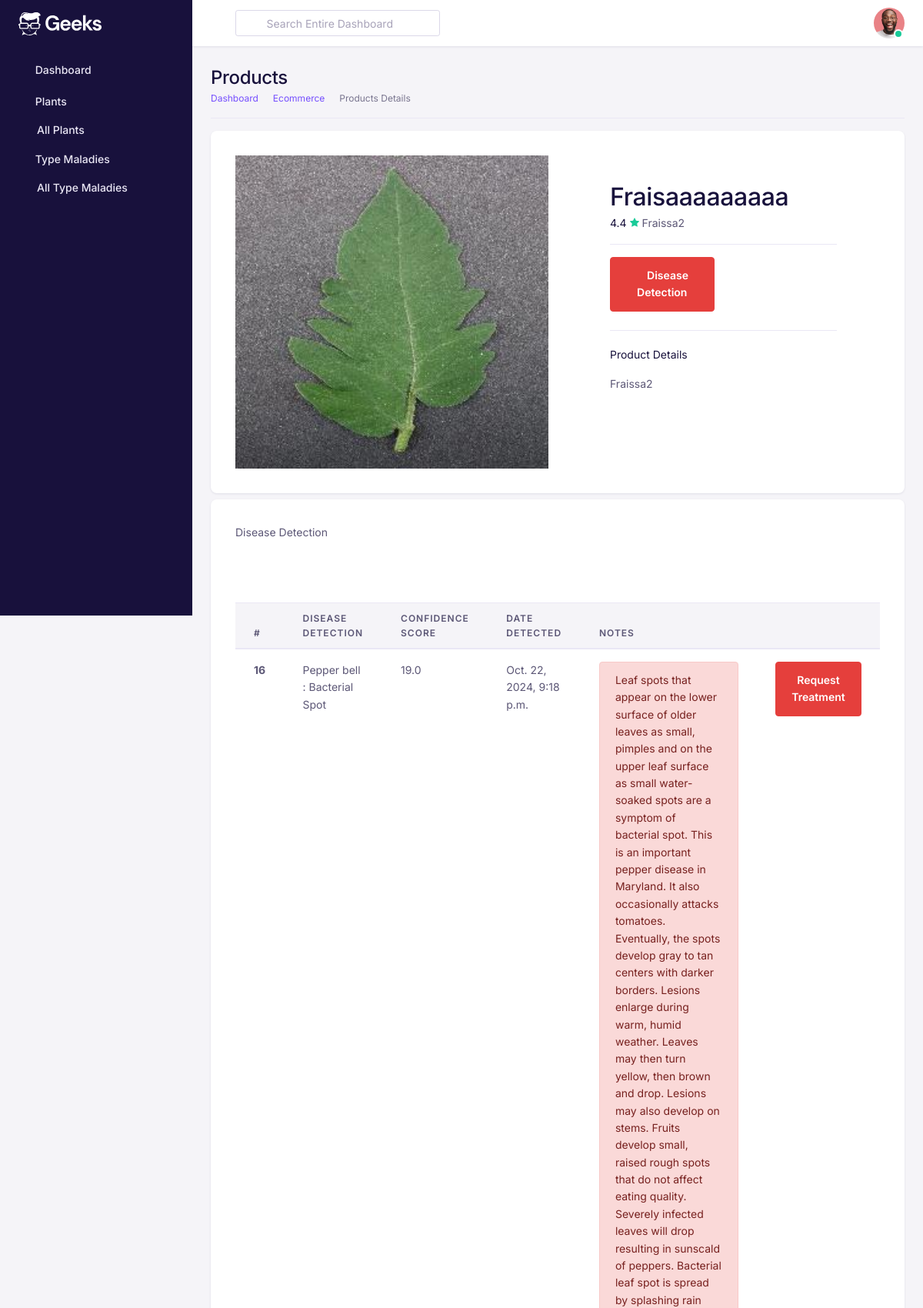
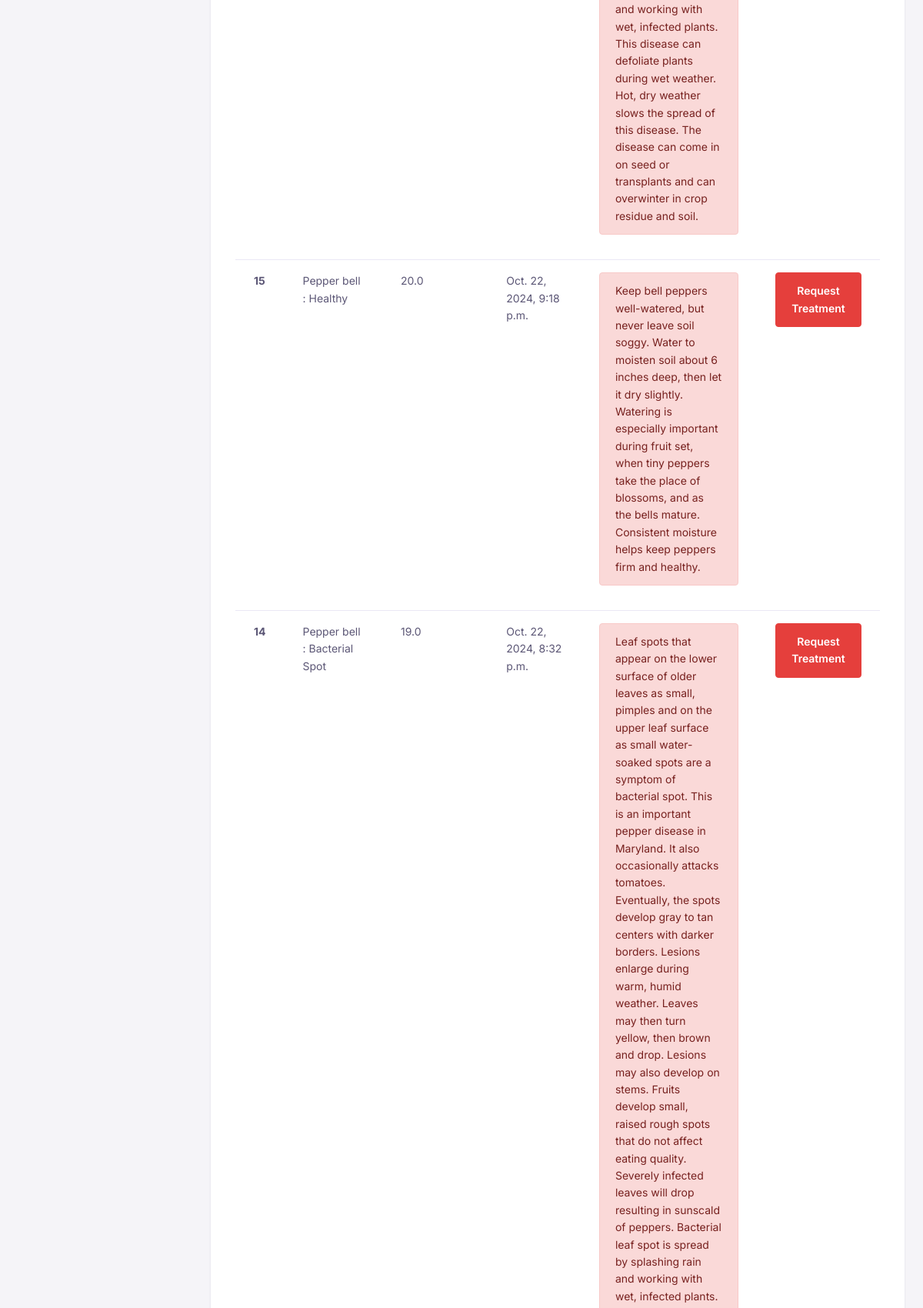
Screenshot of /plants/12/ (signed in, upper part) with the database file from the repository (2 pictures, top to bottom).
### PlantApp/models.py (models this page shows, shortened)
class Plant(models.Model):
    name = models.CharField(max_length=100)
    scientific_name = models.CharField(max_length=100, blank=True, null=True)
    description = models.TextField(blank=True, null=True)
    image = models.ImageField(upload_to='plants/', blank=True, null=True)
    owner = models.ForeignKey(RUser, on_delete=models.CASCADE, related_name='plants', null=True)

class DiseaseDetection(models.Model):
    plant = models.ForeignKey(Plant, on_delete=models.CASCADE, related_name='detections')
    date_detected = models.DateTimeField(auto_now_add=True)
    detected_disease = models.CharField(max_length=255)
    confidence_score = models.FloatField(null = True)
    image = models.ImageField(upload_to='detections/', blank=True, null=True)
    notes = models.TextField(blank=True, null=True)
    demande = models.ForeignKey(DemandeTraitement , null = True , on_delete= models.CASCADE)

### UserApp/decorators.py (the view)
        def _wrapped_view(request, *args, **kwargs):
            if request.user.is_authenticated and request.user.role == role:
                return view_func(request, *args, **kwargs)
            else:
                raise PermissionDenied

### PlantApp/views.py (called while the page is built)
@login_required
@role_required("FARMER")
def plant_details(request, pk = None):
    plant = Plant.objects.get(id = pk)
    dis = DiseaseDetection.objects.filter(plant = plant).order_by('-date_detected')
    return render(request, 'plant_details.html', {'plant': plant ,'dis' : dis})

### PlantApp/templates/plant_details.html (shortened to what this page needs)
<!DOCTYPE html>
<html lang="en">
{% load static %}
<head>
    <link href={% static 'assets/fonts/feather/feather.css' %} rel="stylesheet" />
    <link href={% static 'assets/libs/dragula/dist/dragula.min.css' %} rel="stylesheet" />
    <link href={% static 'assets/libs/@mdi/font/css/materialdesignicons.min.css' %} rel="stylesheet" />
    <link href={% static 'assets/libs/prismjs/themes/prism.css' %} rel="stylesheet" />
    <link href={% static 'assets/libs/dropzone/dist/dropzone.css' %} rel="stylesheet" />
    <link href={% static 'assets/libs/magnific-popup/dist/magnific-popup.css' %} rel="stylesheet" />
    <link href={% static 'assets/libs/bootstrap-select/dist/css/bootstrap-select.min.css' %} rel="stylesheet">
    <link href={% static 'assets/libs/@yaireo/tagify/dist/tagify.css' %} rel="stylesheet">
    <link href={% static 'assets/libs/tiny-slider/dist/tiny-slider.css' %} rel="stylesheet">
    <link href={% static 'assets/libs/tippy.js/dist/tippy.css' %} rel="stylesheet">
    <link rel="stylesheet" href={% static 'assets/css/theme.min.css' %}>
</head>
<body>
    <div id="db-wrapper">
        {% include 'sidebarfarmer.html' %}
        <div id="page-content">
            <div class="header">
                {% include 'navbar.html' %}
            </div>
            <section class="container-fluid p-4">
                <div class="row">
                    <div class="col-lg-12 col-md-12 col-12">
                        <div
                            class="border-bottom pb-3 mb-3 d-flex flex-column flex-md-row gap-3 align-items-md-center justify-content-between">
                            <div>
                                <h1 class="mb-0 h2 fw-bold">Products</h1>
                                <nav aria-label="breadcrumb">
                                    <ol class="breadcrumb">
                                        <li class="breadcrumb-item">
                                            <a href="admin-dashboard.html">Dashboard</a>
                                        </li>
                                        <li class="breadcrumb-item">
                                            <a href="#">Ecommerce</a>
                                        </li>
                                        <li class="breadcrumb-item active" aria-current="page">Products Details</li>
                                    </ol>
                                </nav>
                            </div>
                        </div>
                    </div>
                </div>
                <div class="card">
                    <div class="card-body p-5">
                        <div class="row">
                            <div class="col-xl-6 col-12">
                                <div class="row gy-4">
                                    <div class="col-12">
                                        <div>
                                            <a href="../../../assets/images/ecommerce/product-slide-1.jpg"
                                                class="glightbox" data-gallery="gallery1">
                                                <img src="{{ plant.image.url }}" alt="image"
                                                    class="img-fluid rounded-3 w-100" />
                                            </a>
                                        </div>
                                    </div>
                                </div>
                            </div>
                            <div class="col-xl-6 col-12">
                                <div class="my-5 mx-lg-8">
                                    <div class="d-flex flex-column gap-2">
                                        <h1 class="mb-0">{{plant.name}}</h1>
                                        <div>
                                            <span>
                                                <span class="me-1 text-dark fw-semibold">
                                                    4.4
                                                </span>
                                                {{plant.scientific_name}}
                                            </span>
                                        </div>
                                    </div>
                                    <hr class="my-3" />
                                    <div class="row row flex-md-row flex-column gap-2 gap-md-0">
                                        <div class="col-md-6">
                                            <div class="d-grid">
                                                <a href="{% url 'PlantApp:predict' plant.id %}" class="btn btn-danger">
                                                    <i class="fe fe-shopping-cart me-2"></i>
                                                    Disease Detection
                                                </a>
                                            </div>
                                        </div>
                                    </div>
                                    <hr class="mt-4 mb-2" />
                                    <div class="mb-4" id="ecommerceAccordion">
                                        <ul class="list-group list-group-flush">
                                            <li class="list-group-item px-0">
                                                <a class="d-flex align-items-center text-inherit fw-semibold mb-0"
                                                    data-bs-toggle="collapse" href="#productDetails" role="button"
                                                    aria-expanded="false" aria-controls="productDetails">
                                                    <div class="me-auto">Product Details</div>
                                                    <span class="chevron-arrow ms-4">
                                                        <i class="fe fe-chevron-down fs-4"></i>
                                                    </span>
                                                </a>
                                                <div class="collapse show" id="productDetails"
                                                    data-bs-parent="#ecommerceAccordion">
                                                    <div class="py-3">
                                                        {{plant.description}}
                                                    </div>
                                                </div>
                                            </li>
                                        </ul>
                                    </div>
                                </div>
                            </div>
                        </div>
                    </div>
                </div>
                <div class="card mt-2">
                    <div class="card-title p-5"> Disease Detection </div>
                    <div class="card-body p-5">
                        <table class="table">
                            <thead>
                                <tr>
                                    <th scope="col">#</th>
                                    <th scope="col">Disease Detection</th>
                                    <th scope="col">Confidence Score</th>
                                    <th scope="col">Date Detected</th>
                                    <th scope="col">Notes</th>
                                    <th></th>
                                </tr>
                            </thead>
                            <tbody>
                                {% for di in dis %}
                                <tr>
                                    <th scope="row">{{ di.id }}</th>
                                    <td>{{ di.detected_disease }}</td>
                                    <td>{{ di.confidence_score }}</td>
                                    <td>{{ di.date_detected }}</td>
                                    <td>
                                        <div class="alert alert-danger">{{ di.notes }}</div>
                                    </td>
                                    <td> {% if di.demande %}
                                        <span class="text-success">Treatment  Status :
                                            <span class="badge badge-info"> {{di.demande.status}}</span></span>
                                        {% else %}
                                        <a href="{% url 'demande_create' di.id %}" class="btn btn-danger">Request
                                            Treatment</a>
                                        {% endif %}
                                    </td>
                                </tr>
                                {% endfor %}
                            </tbody>
                        </table>
                    </div>
                </div>
        </div>
    </div>
</body>
</html>

### rows the page displays
Plant: image (picture), name "Fraisaaaaaaaaa", scientific_name "Fraissa2", description "Fraissa2"
DiseaseDetection: id "16", detected_disease "Pepper bell : Bacterial Spot", confidence_score "19.0", date_detected "Oct. 22, 2024, 9:18 p.m.", notes "Leaf spots that appear on the lower surface of older leaves as small, pimples and on the upper leaf surface as small water-soaked spots are a symptom of bacterial spot. This is an important pepper disease in Maryland. It also occasionally attacks tomatoes. Eventually, the spots develop gray to tan centers with darker borders. Lesions enlarge during warm, humid weather. Leaves may then turn yellow, then brown and drop. Lesions may also develop on stems. Fruits develop small, raised rough spots that do not affect eating quality. Severely infected leaves will drop resulting in sunscald of peppers. Bacterial leaf spot is spread by splashing rain and working with wet, infected plants. This…", shows "Request Treatment"
DiseaseDetection: id "15", detected_disease "Pepper bell : Healthy", confidence_score "20.0", date_detected "Oct. 22, 2024, 9:18 p.m.", notes "Keep bell peppers well-watered, but never leave soil soggy. Water to moisten soil about 6 inches deep, then let it dry slightly. Watering is especially important during fruit set, when tiny peppers take the place of blossoms, and as the bells mature. Consistent moisture helps keep peppers firm and healthy.", shows "Request Treatment"
DiseaseDetection: id "14", detected_disease "Pepper bell : Bacterial Spot", confidence_score "19.0", date_detected "Oct. 22, 2024, 8:32 p.m.", shows "Request Treatment"
